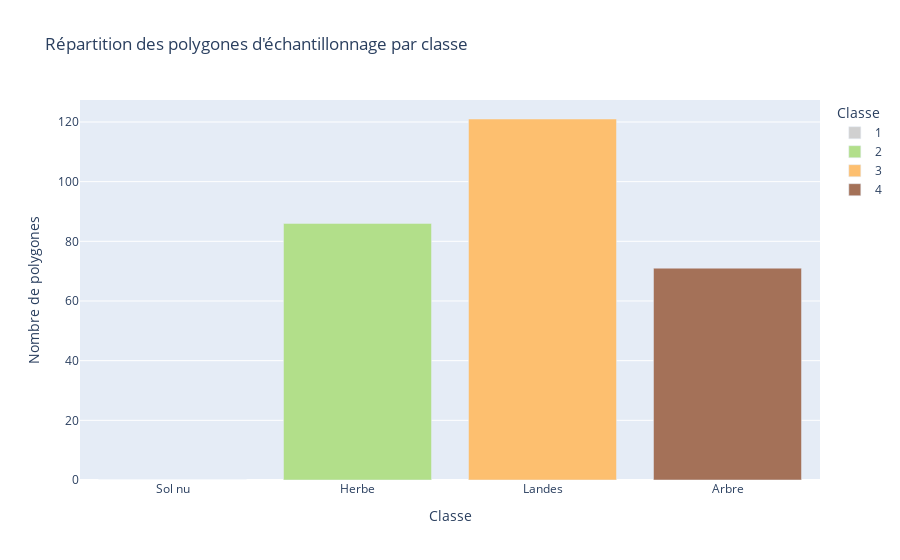

The code cell stored with this chart in its notebook:
### Markdown cell above
# **1. Analyse des échantillons**

![Diagramme de flux : Analyse des échantillons](img/Diagramme_Nb_echantillons.png) 

Figure 2 : Diagramme de flux détaillant l'analyse des échantillons

## **1.1. Nombre d'échantillons**

Le bloc de code suivant permet de calculer le nombre de polygones compris dans le fichier vecteur PI_strates_bretagne_32630.shp, comme montré sur le diagramme de flux ci-dessus. Le résultat obtenu est représenté sous le forme d'un histogramme qui sera enregistré dans le dossier results/figure sous le nom "diag_baton_nb_poly_by_class.png".

### Code cell
# --- ANALYSE DES ÉCHANTILLONS ---

# 1. Configuration des labels et couleurs (Référence unique)
labels_dict = {'1': 'Sol nu', '2': 'Herbe', '3': 'Landes', '4': 'Arbre'}
color_map = {'1': '#d0d0d0', '2': '#b2df8a', '3': '#fdbf6f', '4': '#a47158'}

# 2. Chargement et préparation
gdf = gpd.read_file(path_vecteur)
polygon_counts = gdf['strate'].value_counts().reset_index()
polygon_counts.columns = ['Classe', 'Nombre de polygones']
polygon_counts['Classe'] = polygon_counts['Classe'].astype(str)

# On s'assure d'avoir les 4 classes
all_classes = pd.DataFrame({'Classe': list(labels_dict.keys())})
polygon_counts = all_classes.merge(polygon_counts, on='Classe', how='left').fillna(0)

# Simplification du mapping
polygon_counts['Nom'] = polygon_counts['Classe'].map(labels_dict)

# 3. Création du diagramme
fig_polygons = px.bar(
    polygon_counts,
    x='Classe',
    y='Nombre de polygones',
    color='Classe',
    color_discrete_map=color_map,
    title='Répartition des polygones d\'échantillonnage par classe',
    hover_data=['Nom'],
    category_orders={'Classe': list(labels_dict.keys())}
)

# Simplification des axes
fig_polygons.update_xaxes(
    tickvals=list(labels_dict.keys()), 
    ticktext=list(labels_dict.values())
)

# 4. Enregistrement
output_polygon_html = os.path.join(figure_path, 'diag_baton_nb_poly_by_class.html')
fig_polygons.write_html(output_polygon_html)
fig_polygons.show()

print(f"Analyse des échantillons terminée. Nombre total de polygones : {len(gdf)}")

### Figure 1 — Plotly figure (JSON) as saved in the notebook; plotly's stock layout.template omitted (floating-point values rounded to 4 significant figures)
{"data": [{"customdata": [["Sol nu"]], "hovertemplate": "Classe=%{x}<br>Nombre de polygones=%{y}<br>Nom=%{customdata[0]}<extra></extra>", "legendgroup": "1", "marker": {"color": "#d0d0d0", "pattern": {"shape": ""}}, "name": "1", "orientation": "v", "showlegend": true, "textposition": "auto", "type": "bar", "x": ["1"], "xaxis": "x", "y": [0.0], "yaxis": "y"}, {"customdata": [["Herbe"]], "hovertemplate": "Classe=%{x}<br>Nombre de polygones=%{y}<br>Nom=%{customdata[0]}<extra></extra>", "legendgroup": "2", "marker": {"color": "#b2df8a", "pattern": {"shape": ""}}, "name": "2", "orientation": "v", "showlegend": true, "textposition": "auto", "type": "bar", "x": ["2"], "xaxis": "x", "y": [86.0], "yaxis": "y"}, {"customdata": [["Landes"]], "hovertemplate": "Classe=%{x}<br>Nombre de polygones=%{y}<br>Nom=%{customdata[0]}<extra></extra>", "legendgroup": "3", "marker": {"color": "#fdbf6f", "pattern": {"shape": ""}}, "name": "3", "orientation": "v", "showlegend": true, "textposition": "auto", "type": "bar", "x": ["3"], "xaxis": "x", "y": [121.0], "yaxis": "y"}, {"customdata": [["Arbre"]], "hovertemplate": "Classe=%{x}<br>Nombre de polygones=%{y}<br>Nom=%{customdata[0]}<extra></extra>", "legendgroup": "4", "marker": {"color": "#a47158", "pattern": {"shape": ""}}, "name": "4", "orientation": "v", "showlegend": true, "textposition": "auto", "type": "bar", "x": ["4"], "xaxis": "x", "y": [71.0], "yaxis": "y"}], "layout": {"barmode": "relative", "legend": {"title": {"text": "Classe"}, "tracegroupgap": 0}, "title": {"text": "Répartition des polygones d'échantillonnage par classe"}, "xaxis": {"anchor": "y", "categoryarray": ["1", "2", "3", "4"], "categoryorder": "array", "domain": [0, 1], "ticktext": ["Sol nu", "Herbe", "Landes", "Arbre"], "tickvals": ["1", "2", "3", "4"], "title": {"text": "Classe"}}, "yaxis": {"anchor": "x", "domain": [0, 1], "title": {"text": "Nombre de polygones"}}}}
